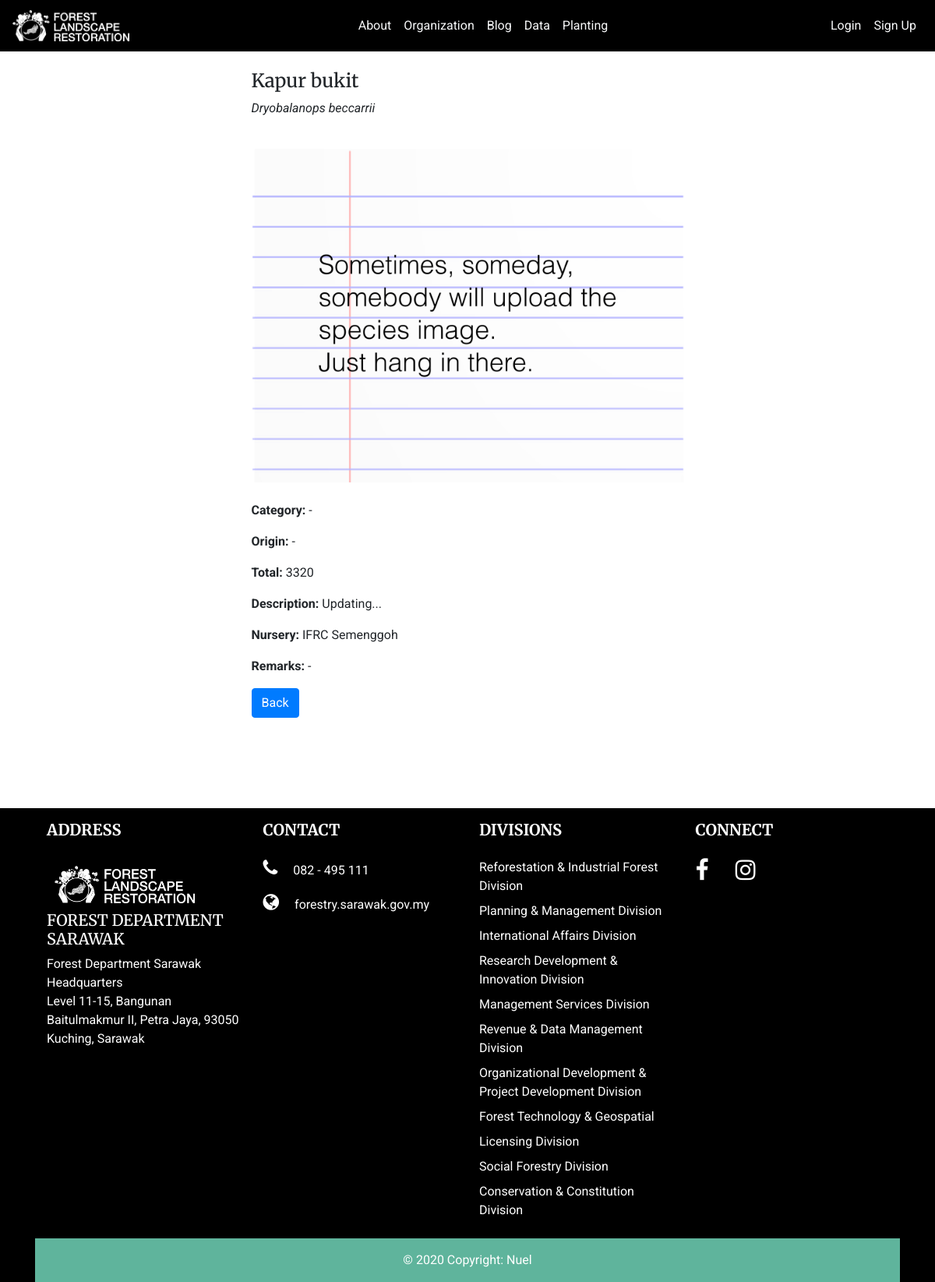
Page /data/tree_species_view/13 on the committed database.
### data/models.py (models this page shows, shortened)
class TreeSpeciesData(models.Model):
	date_input = models.DateTimeField(auto_now_add=True)
	tree_species_img = models.ImageField('Tree Species Image',null=True, blank=True, upload_to='tree_species_img/')
	local_name = models.CharField('Local Name', max_length=250)
	scientific_name = models.CharField(max_length=250, null=True)
	category = models.CharField(max_length=250, null=True)
	origin = models.CharField(max_length=250, null=True)
	quantity = models.IntegerField('Total', null=True)
	description = models.TextField(blank=True)
	nursery = models.CharField(max_length=250, blank=True)
	remarks = models.CharField(max_length=250, blank=True)
	def get_tree_species_img(self):
		if self.tree_species_img and hasattr(self.tree_species_img, 'url'):
			return self.tree_species_img.url
		return ImageFieldFile(instance=None, field=FileField(), name='/media/tree_species_img/tree_species_default.png')

### data/views.py (the view)
# urls.py: path('tree_species_view/<int:pk>', SpeciesView.as_view(), name='tree_species_view'),
class SpeciesView(DetailView):
	model = TreeSpeciesData
	template_name = 'data/tree_species_view.html'

### data/templates/data/tree_species_view.html (shortened to what this page needs)
{% extends 'base.html' %}
{% block content %}
	<div class="container" style="min-height: 100%">
		<br>
		<div class="content-container">
			<h4>{{ object.local_name }}</h4>
			<p><i>{{ object.scientific_name }}</i></p>
			<br>
			<img class="container-fluid" src="{{ object.get_tree_species_img }}" style="padding: 0">
			<br>
			<p><strong>Category: </strong>{{ object.category }}</p>
			<p><strong>Origin: </strong>{{ object.origin }}</p>
			<p><strong>Total: </strong>{{ object.quantity }}</p>
			<p><strong>Description: </strong>{{ object.description | safe}}</p>
			<p><strong>Nursery: </strong>{{ object.nursery }}</p>
			<p><strong>Remarks: </strong>{{ object.remarks }}</p>
			<div class="row">
				<p class="col"><a class="btn btn-primary" href="{% url 'tree_species' %}">Back</a></p>
			</div>
		</div>
	</div>
{% endblock %}

### flr/static/css/main.css (style rules this page uses)
body, html { font-family: 'Roboto', sans-serif; margin: 0; height: 100%; }
h1, h2, h3, h4, h5, h6 { font-family: 'Merriweather', serif; }
a { text-decoration: none; }
@media (min-width: 468px) { .content-container { margin: auto; width: 50%; display: flex; flex-direction: column; } }

### rows in the picture
TreeSpeciesData: local_name "Kapur bukit", scientific_name "Dryobalanops beccarrii", category "-", origin "-", quantity "3320", description "Updating...", nursery "IFRC Semenggoh", remarks "-"
